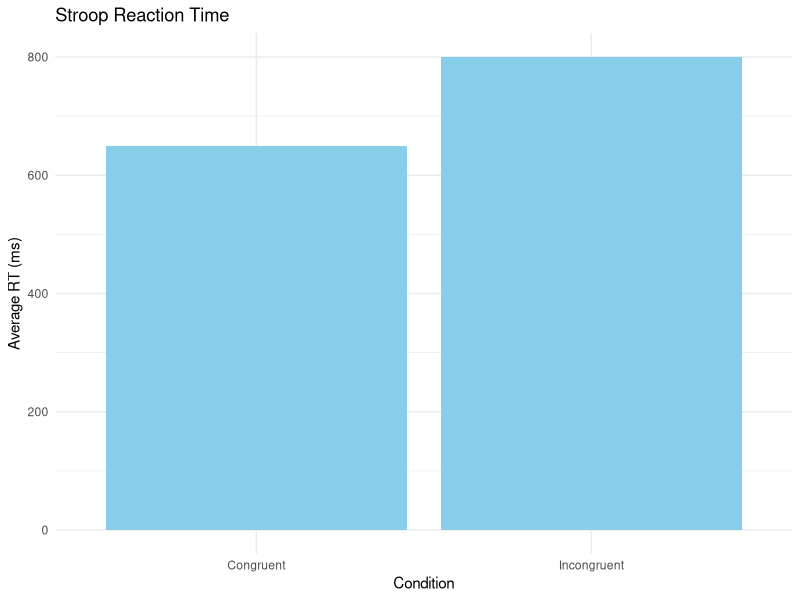
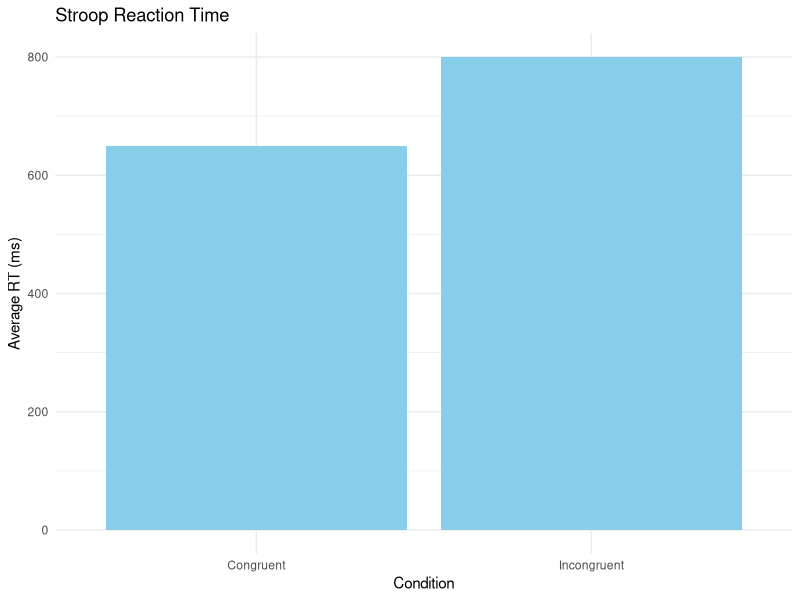

The R source for these figures, in order:
library(ggplot2)


stroop_data <- data.frame(
  condition = c("Congruent", "Incongruent"),
  reaction_time = c(650, 800)
)

ggplot(stroop_data, aes(x = condition, y = reaction_time)) +
  geom_bar(stat = "identity", fill = "skyblue") +
  labs(
    title = "Stroop Reaction Time",
    x = "Condition",
    y = "Average RT (ms)"
  ) +
  theme_minimal()


ggsave("stroop_results.png", width = 6, height = 4)
